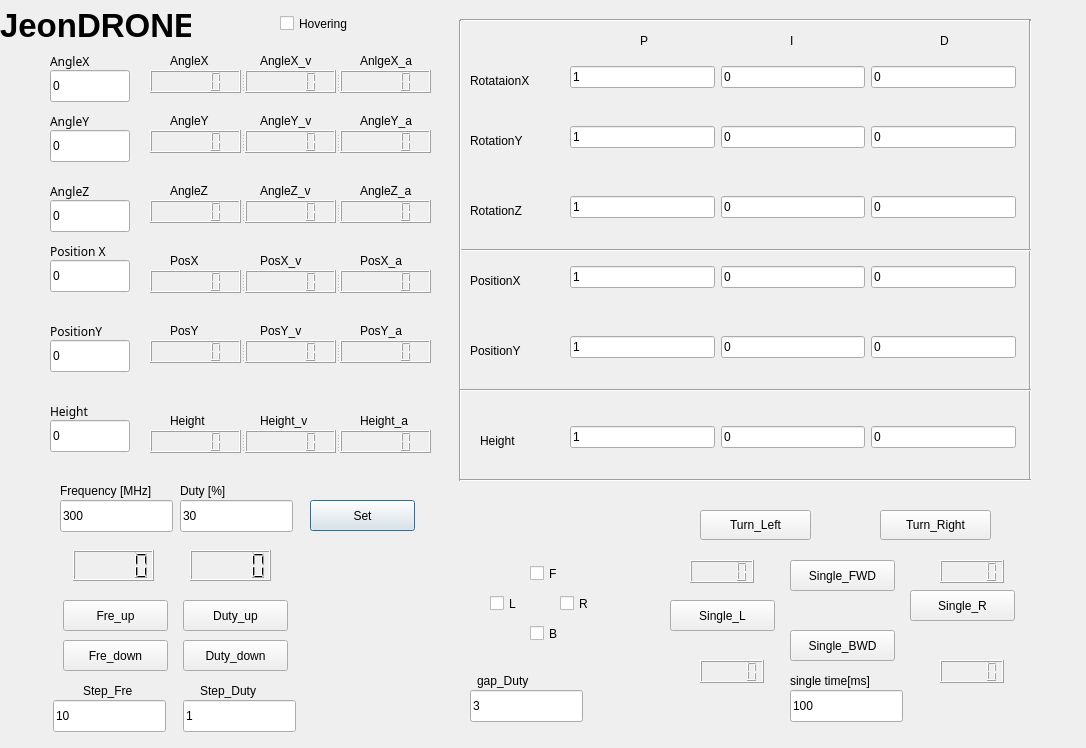
<?xml version="1.0" encoding="UTF-8"?>
<ui version="4.0">
 <class>Dialog</class>
 <widget class="QDialog" name="Dialog">
  <property name="geometry">
   <rect>
    <x>0</x>
    <y>0</y>
    <width>1086</width>
    <height>748</height>
   </rect>
  </property>
  <property name="font">
   <font>
    <weight>50</weight>
    <bold>false</bold>
   </font>
  </property>
  <property name="windowTitle">
   <string>Dialog</string>
  </property>
  <widget class="QPushButton" name="Set_button">
   <property name="geometry">
    <rect>
     <x>310</x>
     <y>500</y>
     <width>105</width>
     <height>31</height>
    </rect>
   </property>
   <property name="text">
    <string>Set</string>
   </property>
  </widget>
  <widget class="QPushButton" name="Duty_high">
   <property name="geometry">
    <rect>
     <x>183</x>
     <y>600</y>
     <width>105</width>
     <height>31</height>
    </rect>
   </property>
   <property name="text">
    <string>Duty_up</string>
   </property>
  </widget>
  <widget class="QPushButton" name="Fre_high">
   <property name="geometry">
    <rect>
     <x>63</x>
     <y>600</y>
     <width>105</width>
     <height>31</height>
    </rect>
   </property>
   <property name="text">
    <string>Fre_up</string>
   </property>
  </widget>
  <widget class="QPushButton" name="Fre_low">
   <property name="geometry">
    <rect>
     <x>63</x>
     <y>640</y>
     <width>105</width>
     <height>31</height>
    </rect>
   </property>
   <property name="text">
    <string>Fre_down</string>
   </property>
  </widget>
  <widget class="QPushButton" name="Duty_low">
   <property name="geometry">
    <rect>
     <x>183</x>
     <y>640</y>
     <width>105</width>
     <height>31</height>
    </rect>
   </property>
   <property name="text">
    <string>Duty_down</string>
   </property>
  </widget>
  <widget class="QLineEdit" name="Frequency_text">
   <property name="geometry">
    <rect>
     <x>60</x>
     <y>500</y>
     <width>113</width>
     <height>32</height>
    </rect>
   </property>
   <property name="text">
    <string>300</string>
   </property>
  </widget>
  <widget class="QLineEdit" name="Duty_text">
   <property name="geometry">
    <rect>
     <x>180</x>
     <y>500</y>
     <width>113</width>
     <height>32</height>
    </rect>
   </property>
   <property name="text">
    <string>30</string>
   </property>
  </widget>
  <widget class="QLabel" name="Fre_label">
   <property name="geometry">
    <rect>
     <x>60</x>
     <y>480</y>
     <width>131</width>
     <height>22</height>
    </rect>
   </property>
   <property name="text">
    <string>Frequency [MHz]</string>
   </property>
  </widget>
  <widget class="QLabel" name="Duty_label">
   <property name="geometry">
    <rect>
     <x>180</x>
     <y>480</y>
     <width>68</width>
     <height>22</height>
    </rect>
   </property>
   <property name="text">
    <string>Duty [%]</string>
   </property>
  </widget>
  <widget class="QSplitter" name="AngleY_split">
   <property name="geometry">
    <rect>
     <x>150</x>
     <y>130</y>
     <width>281</width>
     <height>23</height>
    </rect>
   </property>
   <property name="orientation">
    <enum>Qt::Horizontal</enum>
   </property>
   <widget class="QLCDNumber" name="AngleY_LCD"/>
   <widget class="QLCDNumber" name="AngleY_v_LCD"/>
   <widget class="QLCDNumber" name="AngleY_a_LCD"/>
  </widget>
  <widget class="QSplitter" name="AngleZ_split">
   <property name="geometry">
    <rect>
     <x>150</x>
     <y>200</y>
     <width>281</width>
     <height>23</height>
    </rect>
   </property>
   <property name="orientation">
    <enum>Qt::Horizontal</enum>
   </property>
   <widget class="QLCDNumber" name="AngleZ_LCD"/>
   <widget class="QLCDNumber" name="AngleZ_v_LCD"/>
   <widget class="QLCDNumber" name="AngleZ_a_LCD"/>
  </widget>
  <widget class="QPushButton" name="Single_R">
   <property name="geometry">
    <rect>
     <x>910</x>
     <y>590</y>
     <width>105</width>
     <height>31</height>
    </rect>
   </property>
   <property name="text">
    <string>Single_R</string>
   </property>
  </widget>
  <widget class="QPushButton" name="Single_L">
   <property name="geometry">
    <rect>
     <x>670</x>
     <y>600</y>
     <width>105</width>
     <height>31</height>
    </rect>
   </property>
   <property name="text">
    <string>Single_L</string>
   </property>
  </widget>
  <widget class="QPushButton" name="Single_BWD">
   <property name="geometry">
    <rect>
     <x>790</x>
     <y>630</y>
     <width>105</width>
     <height>31</height>
    </rect>
   </property>
   <property name="text">
    <string>Single_BWD</string>
   </property>
  </widget>
  <widget class="QPushButton" name="Single_FWD">
   <property name="geometry">
    <rect>
     <x>790</x>
     <y>560</y>
     <width>105</width>
     <height>31</height>
    </rect>
   </property>
   <property name="text">
    <string>Single_FWD</string>
   </property>
  </widget>
  <widget class="QWidget" name="layoutWidget">
   <property name="geometry">
    <rect>
     <x>570</x>
     <y>60</y>
     <width>446</width>
     <height>34</height>
    </rect>
   </property>
   <layout class="QHBoxLayout" name="RotationX_layout">
    <item>
     <widget class="QLineEdit" name="GLXP">
      <property name="text">
       <string>1</string>
      </property>
     </widget>
    </item>
    <item>
     <widget class="QLineEdit" name="GLXI">
      <property name="text">
       <string>0</string>
      </property>
     </widget>
    </item>
    <item>
     <widget class="QLineEdit" name="GLXD">
      <property name="text">
       <string>0</string>
      </property>
     </widget>
    </item>
   </layout>
  </widget>
  <widget class="QWidget" name="layoutWidget_2">
   <property name="geometry">
    <rect>
     <x>570</x>
     <y>120</y>
     <width>446</width>
     <height>34</height>
    </rect>
   </property>
   <layout class="QHBoxLayout" name="RotationY_layout">
    <item>
     <widget class="QLineEdit" name="GLYP">
      <property name="text">
       <string>1</string>
      </property>
     </widget>
    </item>
    <item>
     <widget class="QLineEdit" name="GLYI">
      <property name="text">
       <string>0</string>
      </property>
     </widget>
    </item>
    <item>
     <widget class="QLineEdit" name="GLYD">
      <property name="text">
       <string>0</string>
      </property>
     </widget>
    </item>
   </layout>
  </widget>
  <widget class="QLabel" name="P_label">
   <property name="geometry">
    <rect>
     <x>640</x>
     <y>30</y>
     <width>31</width>
     <height>22</height>
    </rect>
   </property>
   <property name="text">
    <string>P</string>
   </property>
  </widget>
  <widget class="QLabel" name="I_label">
   <property name="geometry">
    <rect>
     <x>790</x>
     <y>30</y>
     <width>31</width>
     <height>22</height>
    </rect>
   </property>
   <property name="text">
    <string>I</string>
   </property>
  </widget>
  <widget class="QLabel" name="D_label">
   <property name="geometry">
    <rect>
     <x>940</x>
     <y>30</y>
     <width>31</width>
     <height>22</height>
    </rect>
   </property>
   <property name="text">
    <string>D</string>
   </property>
  </widget>
  <widget class="Line" name="line">
   <property name="geometry">
    <rect>
     <x>460</x>
     <y>10</y>
     <width>571</width>
     <height>20</height>
    </rect>
   </property>
   <property name="orientation">
    <enum>Qt::Horizontal</enum>
   </property>
  </widget>
  <widget class="Line" name="line_2">
   <property name="geometry">
    <rect>
     <x>1020</x>
     <y>20</y>
     <width>20</width>
     <height>461</height>
    </rect>
   </property>
   <property name="orientation">
    <enum>Qt::Vertical</enum>
   </property>
  </widget>
  <widget class="QLabel" name="Gain_RotationX_label">
   <property name="geometry">
    <rect>
     <x>470</x>
     <y>70</y>
     <width>80</width>
     <height>22</height>
    </rect>
   </property>
   <property name="text">
    <string>RotataionX</string>
   </property>
  </widget>
  <widget class="QLabel" name="Gain_RotationY_label">
   <property name="geometry">
    <rect>
     <x>470</x>
     <y>130</y>
     <width>80</width>
     <height>22</height>
    </rect>
   </property>
   <property name="text">
    <string>RotationY</string>
   </property>
  </widget>
  <widget class="QLabel" name="Gain_RotationZ_label">
   <property name="geometry">
    <rect>
     <x>470</x>
     <y>200</y>
     <width>80</width>
     <height>22</height>
    </rect>
   </property>
   <property name="text">
    <string>RotationZ</string>
   </property>
  </widget>
  <widget class="Line" name="line_3">
   <property name="geometry">
    <rect>
     <x>460</x>
     <y>240</y>
     <width>571</width>
     <height>20</height>
    </rect>
   </property>
   <property name="orientation">
    <enum>Qt::Horizontal</enum>
   </property>
  </widget>
  <widget class="Line" name="line_4">
   <property name="geometry">
    <rect>
     <x>450</x>
     <y>20</y>
     <width>20</width>
     <height>461</height>
    </rect>
   </property>
   <property name="orientation">
    <enum>Qt::Vertical</enum>
   </property>
  </widget>
  <widget class="QLCDNumber" name="Duty_FL_LCD">
   <property name="geometry">
    <rect>
     <x>690</x>
     <y>560</y>
     <width>64</width>
     <height>23</height>
    </rect>
   </property>
  </widget>
  <widget class="QLCDNumber" name="Duty_FR_LCD">
   <property name="geometry">
    <rect>
     <x>940</x>
     <y>560</y>
     <width>64</width>
     <height>23</height>
    </rect>
   </property>
  </widget>
  <widget class="QLCDNumber" name="Duty_BL_LCD">
   <property name="geometry">
    <rect>
     <x>700</x>
     <y>660</y>
     <width>64</width>
     <height>23</height>
    </rect>
   </property>
  </widget>
  <widget class="QLCDNumber" name="Duty_BR_LCD">
   <property name="geometry">
    <rect>
     <x>940</x>
     <y>660</y>
     <width>64</width>
     <height>23</height>
    </rect>
   </property>
  </widget>
  <widget class="QLabel" name="Title">
   <property name="geometry">
    <rect>
     <x>0</x>
     <y>0</y>
     <width>191</width>
     <height>51</height>
    </rect>
   </property>
   <property name="font">
    <font>
     <pointsize>25</pointsize>
     <weight>75</weight>
     <bold>true</bold>
    </font>
   </property>
   <property name="text">
    <string>JeonDRONE</string>
   </property>
  </widget>
  <widget class="QLineEdit" name="Fre_Step_text">
   <property name="geometry">
    <rect>
     <x>53</x>
     <y>700</y>
     <width>113</width>
     <height>32</height>
    </rect>
   </property>
   <property name="text">
    <string>10</string>
   </property>
  </widget>
  <widget class="QLineEdit" name="Duty_Step_text">
   <property name="geometry">
    <rect>
     <x>183</x>
     <y>700</y>
     <width>113</width>
     <height>32</height>
    </rect>
   </property>
   <property name="text">
    <string>1</string>
   </property>
  </widget>
  <widget class="QLineEdit" name="Gap_Duty_text">
   <property name="geometry">
    <rect>
     <x>470</x>
     <y>690</y>
     <width>113</width>
     <height>32</height>
    </rect>
   </property>
   <property name="text">
    <string>3</string>
   </property>
  </widget>
  <widget class="QLabel" name="Step_Fre">
   <property name="geometry">
    <rect>
     <x>83</x>
     <y>680</y>
     <width>68</width>
     <height>22</height>
    </rect>
   </property>
   <property name="text">
    <string>Step_Fre</string>
   </property>
  </widget>
  <widget class="QLabel" name="Step_Duty">
   <property name="geometry">
    <rect>
     <x>200</x>
     <y>680</y>
     <width>81</width>
     <height>22</height>
    </rect>
   </property>
   <property name="text">
    <string>Step_Duty</string>
   </property>
  </widget>
  <widget class="QLabel" name="Gap_Duty">
   <property name="geometry">
    <rect>
     <x>477</x>
     <y>670</y>
     <width>91</width>
     <height>22</height>
    </rect>
   </property>
   <property name="text">
    <string>gap_Duty</string>
   </property>
  </widget>
  <widget class="QLabel" name="AngleY_label">
   <property name="geometry">
    <rect>
     <x>170</x>
     <y>110</y>
     <width>51</width>
     <height>22</height>
    </rect>
   </property>
   <property name="text">
    <string>AngleY</string>
   </property>
  </widget>
  <widget class="QLabel" name="AngleX_label">
   <property name="geometry">
    <rect>
     <x>170</x>
     <y>50</y>
     <width>81</width>
     <height>22</height>
    </rect>
   </property>
   <property name="text">
    <string>AngleX</string>
   </property>
  </widget>
  <widget class="QLabel" name="AngleZ_label">
   <property name="geometry">
    <rect>
     <x>170</x>
     <y>180</y>
     <width>61</width>
     <height>22</height>
    </rect>
   </property>
   <property name="text">
    <string>AngleZ</string>
   </property>
  </widget>
  <widget class="QLabel" name="AngleX_v_label">
   <property name="geometry">
    <rect>
     <x>260</x>
     <y>50</y>
     <width>81</width>
     <height>22</height>
    </rect>
   </property>
   <property name="text">
    <string>AngleX_v</string>
   </property>
  </widget>
  <widget class="QLabel" name="AngleX_a_label">
   <property name="geometry">
    <rect>
     <x>360</x>
     <y>50</y>
     <width>81</width>
     <height>22</height>
    </rect>
   </property>
   <property name="text">
    <string>AnlgeX_a</string>
   </property>
  </widget>
  <widget class="QLabel" name="AngleY_v_label">
   <property name="geometry">
    <rect>
     <x>260</x>
     <y>110</y>
     <width>71</width>
     <height>22</height>
    </rect>
   </property>
   <property name="text">
    <string>AngleY_v</string>
   </property>
  </widget>
  <widget class="QLabel" name="AngleY_a_label">
   <property name="geometry">
    <rect>
     <x>360</x>
     <y>110</y>
     <width>71</width>
     <height>22</height>
    </rect>
   </property>
   <property name="text">
    <string>AngleY_a</string>
   </property>
  </widget>
  <widget class="QLabel" name="AngleZ_v_label">
   <property name="geometry">
    <rect>
     <x>260</x>
     <y>180</y>
     <width>81</width>
     <height>22</height>
    </rect>
   </property>
   <property name="text">
    <string>AngleZ_v</string>
   </property>
  </widget>
  <widget class="QLabel" name="AngleZ_a_label">
   <property name="geometry">
    <rect>
     <x>360</x>
     <y>180</y>
     <width>71</width>
     <height>22</height>
    </rect>
   </property>
   <property name="text">
    <string>AngleZ_a</string>
   </property>
  </widget>
  <widget class="QSplitter" name="AngleX_split">
   <property name="geometry">
    <rect>
     <x>150</x>
     <y>70</y>
     <width>281</width>
     <height>23</height>
    </rect>
   </property>
   <property name="orientation">
    <enum>Qt::Horizontal</enum>
   </property>
   <widget class="QLCDNumber" name="AngleX_LCD"/>
   <widget class="QLCDNumber" name="AngleX_v_LCD"/>
   <widget class="QLCDNumber" name="AngleX_a_LCD"/>
  </widget>
  <widget class="QWidget" name="layoutWidget">
   <property name="geometry">
    <rect>
     <x>570</x>
     <y>190</y>
     <width>446</width>
     <height>34</height>
    </rect>
   </property>
   <layout class="QHBoxLayout" name="RatationZ_layout">
    <item>
     <widget class="QLineEdit" name="GLZP">
      <property name="text">
       <string>1</string>
      </property>
     </widget>
    </item>
    <item>
     <widget class="QLineEdit" name="GLZI">
      <property name="text">
       <string>0</string>
      </property>
     </widget>
    </item>
    <item>
     <widget class="QLineEdit" name="GLZD">
      <property name="text">
       <string>0</string>
      </property>
     </widget>
    </item>
   </layout>
  </widget>
  <widget class="QCheckBox" name="L_check">
   <property name="geometry">
    <rect>
     <x>490</x>
     <y>590</y>
     <width>101</width>
     <height>27</height>
    </rect>
   </property>
   <property name="text">
    <string>L</string>
   </property>
  </widget>
  <widget class="QCheckBox" name="F_check">
   <property name="geometry">
    <rect>
     <x>530</x>
     <y>560</y>
     <width>101</width>
     <height>27</height>
    </rect>
   </property>
   <property name="text">
    <string>F</string>
   </property>
  </widget>
  <widget class="QLCDNumber" name="Freuqency_LCD">
   <property name="geometry">
    <rect>
     <x>73</x>
     <y>550</y>
     <width>81</width>
     <height>31</height>
    </rect>
   </property>
   <property name="font">
    <font>
     <pointsize>15</pointsize>
    </font>
   </property>
  </widget>
  <widget class="QLCDNumber" name="Duty_LCD">
   <property name="geometry">
    <rect>
     <x>190</x>
     <y>550</y>
     <width>81</width>
     <height>31</height>
    </rect>
   </property>
   <property name="font">
    <font>
     <pointsize>15</pointsize>
    </font>
   </property>
  </widget>
  <widget class="QCheckBox" name="R_check">
   <property name="geometry">
    <rect>
     <x>560</x>
     <y>590</y>
     <width>101</width>
     <height>27</height>
    </rect>
   </property>
   <property name="text">
    <string>R</string>
   </property>
  </widget>
  <widget class="QCheckBox" name="B_check">
   <property name="geometry">
    <rect>
     <x>530</x>
     <y>620</y>
     <width>101</width>
     <height>27</height>
    </rect>
   </property>
   <property name="text">
    <string>B</string>
   </property>
  </widget>
  <widget class="QLineEdit" name="AngleX_target">
   <property name="geometry">
    <rect>
     <x>50</x>
     <y>70</y>
     <width>80</width>
     <height>32</height>
    </rect>
   </property>
   <property name="text">
    <string>0</string>
   </property>
  </widget>
  <widget class="QLabel" name="AngleX_tar_label">
   <property name="geometry">
    <rect>
     <x>50</x>
     <y>50</y>
     <width>80</width>
     <height>22</height>
    </rect>
   </property>
   <property name="font">
    <font>
     <family>PibotoLt</family>
    </font>
   </property>
   <property name="text">
    <string>AngleX</string>
   </property>
  </widget>
  <widget class="QLabel" name="PosY_v_label">
   <property name="geometry">
    <rect>
     <x>260</x>
     <y>320</y>
     <width>81</width>
     <height>22</height>
    </rect>
   </property>
   <property name="text">
    <string>PosY_v</string>
   </property>
  </widget>
  <widget class="QLabel" name="Gain_PosX_label">
   <property name="geometry">
    <rect>
     <x>470</x>
     <y>270</y>
     <width>80</width>
     <height>22</height>
    </rect>
   </property>
   <property name="text">
    <string>PositionX</string>
   </property>
  </widget>
  <widget class="QLabel" name="PosY_a_label">
   <property name="geometry">
    <rect>
     <x>360</x>
     <y>320</y>
     <width>71</width>
     <height>22</height>
    </rect>
   </property>
   <property name="text">
    <string>PosY_a</string>
   </property>
  </widget>
  <widget class="QLabel" name="PosX_a_label">
   <property name="geometry">
    <rect>
     <x>360</x>
     <y>250</y>
     <width>71</width>
     <height>22</height>
    </rect>
   </property>
   <property name="text">
    <string>PosX_a</string>
   </property>
  </widget>
  <widget class="QSplitter" name="PosX_split">
   <property name="geometry">
    <rect>
     <x>150</x>
     <y>270</y>
     <width>281</width>
     <height>23</height>
    </rect>
   </property>
   <property name="orientation">
    <enum>Qt::Horizontal</enum>
   </property>
   <widget class="QLCDNumber" name="PosX_LCD"/>
   <widget class="QLCDNumber" name="PosX_v_LCD"/>
   <widget class="QLCDNumber" name="PosX_a_LCD"/>
  </widget>
  <widget class="QLabel" name="PosX_v_label">
   <property name="geometry">
    <rect>
     <x>260</x>
     <y>250</y>
     <width>71</width>
     <height>22</height>
    </rect>
   </property>
   <property name="text">
    <string>PosX_v</string>
   </property>
  </widget>
  <widget class="QLabel" name="PosY_label">
   <property name="geometry">
    <rect>
     <x>170</x>
     <y>320</y>
     <width>61</width>
     <height>22</height>
    </rect>
   </property>
   <property name="text">
    <string>PosY</string>
   </property>
  </widget>
  <widget class="Line" name="line_7">
   <property name="geometry">
    <rect>
     <x>460</x>
     <y>380</y>
     <width>571</width>
     <height>20</height>
    </rect>
   </property>
   <property name="orientation">
    <enum>Qt::Horizontal</enum>
   </property>
  </widget>
  <widget class="QLabel" name="PosX_label">
   <property name="geometry">
    <rect>
     <x>170</x>
     <y>250</y>
     <width>51</width>
     <height>22</height>
    </rect>
   </property>
   <property name="text">
    <string>PosX</string>
   </property>
  </widget>
  <widget class="QLabel" name="Gain_PosY_label">
   <property name="geometry">
    <rect>
     <x>470</x>
     <y>340</y>
     <width>80</width>
     <height>22</height>
    </rect>
   </property>
   <property name="text">
    <string>PositionY</string>
   </property>
  </widget>
  <widget class="QSplitter" name="PosY_split">
   <property name="geometry">
    <rect>
     <x>150</x>
     <y>340</y>
     <width>281</width>
     <height>23</height>
    </rect>
   </property>
   <property name="orientation">
    <enum>Qt::Horizontal</enum>
   </property>
   <widget class="QLCDNumber" name="PosY_LCD"/>
   <widget class="QLCDNumber" name="PosY_v_LCD"/>
   <widget class="QLCDNumber" name="PosY_a_LCD"/>
  </widget>
  <widget class="QWidget" name="layoutWidget_3">
   <property name="geometry">
    <rect>
     <x>570</x>
     <y>260</y>
     <width>446</width>
     <height>34</height>
    </rect>
   </property>
   <layout class="QHBoxLayout" name="PosX_layout">
    <item>
     <widget class="QLineEdit" name="GVXP">
      <property name="text">
       <string>1</string>
      </property>
     </widget>
    </item>
    <item>
     <widget class="QLineEdit" name="GVXI">
      <property name="text">
       <string>0</string>
      </property>
     </widget>
    </item>
    <item>
     <widget class="QLineEdit" name="GVXD">
      <property name="text">
       <string>0</string>
      </property>
     </widget>
    </item>
   </layout>
  </widget>
  <widget class="QWidget" name="layoutWidget_4">
   <property name="geometry">
    <rect>
     <x>570</x>
     <y>330</y>
     <width>446</width>
     <height>34</height>
    </rect>
   </property>
   <layout class="QHBoxLayout" name="PosY_layout">
    <item>
     <widget class="QLineEdit" name="GVYP">
      <property name="text">
       <string>1</string>
      </property>
     </widget>
    </item>
    <item>
     <widget class="QLineEdit" name="GVYI">
      <property name="text">
       <string>0</string>
      </property>
     </widget>
    </item>
    <item>
     <widget class="QLineEdit" name="GVYD">
      <property name="text">
       <string>0</string>
      </property>
     </widget>
    </item>
   </layout>
  </widget>
  <widget class="QLabel" name="Gain_Height_label">
   <property name="geometry">
    <rect>
     <x>480</x>
     <y>430</y>
     <width>51</width>
     <height>22</height>
    </rect>
   </property>
   <property name="text">
    <string>Height</string>
   </property>
  </widget>
  <widget class="QLabel" name="Height_a_label">
   <property name="geometry">
    <rect>
     <x>360</x>
     <y>410</y>
     <width>71</width>
     <height>22</height>
    </rect>
   </property>
   <property name="text">
    <string>Height_a</string>
   </property>
  </widget>
  <widget class="QSplitter" name="Height_split">
   <property name="geometry">
    <rect>
     <x>150</x>
     <y>430</y>
     <width>281</width>
     <height>23</height>
    </rect>
   </property>
   <property name="orientation">
    <enum>Qt::Horizontal</enum>
   </property>
   <widget class="QLCDNumber" name="Height_LCD"/>
   <widget class="QLCDNumber" name="Height_v_LCD"/>
   <widget class="QLCDNumber" name="Height_a_LCD"/>
  </widget>
  <widget class="QLabel" name="Height_label">
   <property name="geometry">
    <rect>
     <x>170</x>
     <y>410</y>
     <width>51</width>
     <height>22</height>
    </rect>
   </property>
   <property name="text">
    <string>Height</string>
   </property>
  </widget>
  <widget class="QWidget" name="layoutWidget_5">
   <property name="geometry">
    <rect>
     <x>570</x>
     <y>420</y>
     <width>446</width>
     <height>34</height>
    </rect>
   </property>
   <layout class="QHBoxLayout" name="Height_layout">
    <item>
     <widget class="QLineEdit" name="GHP">
      <property name="text">
       <string>1</string>
      </property>
     </widget>
    </item>
    <item>
     <widget class="QLineEdit" name="GHI">
      <property name="text">
       <string>0</string>
      </property>
     </widget>
    </item>
    <item>
     <widget class="QLineEdit" name="GHD">
      <property name="text">
       <string>0</string>
      </property>
     </widget>
    </item>
   </layout>
  </widget>
  <widget class="QLabel" name="Height_v_label">
   <property name="geometry">
    <rect>
     <x>260</x>
     <y>410</y>
     <width>71</width>
     <height>22</height>
    </rect>
   </property>
   <property name="text">
    <string>Height_v</string>
   </property>
  </widget>
  <widget class="Line" name="line_10">
   <property name="geometry">
    <rect>
     <x>460</x>
     <y>470</y>
     <width>571</width>
     <height>20</height>
    </rect>
   </property>
   <property name="orientation">
    <enum>Qt::Horizontal</enum>
   </property>
  </widget>
  <widget class="QLabel" name="AngleY_tar_label">
   <property name="geometry">
    <rect>
     <x>50</x>
     <y>110</y>
     <width>80</width>
     <height>22</height>
    </rect>
   </property>
   <property name="font">
    <font>
     <family>PibotoLt</family>
    </font>
   </property>
   <property name="text">
    <string>AngleY</string>
   </property>
  </widget>
  <widget class="QLineEdit" name="AngleY_target">
   <property name="geometry">
    <rect>
     <x>50</x>
     <y>130</y>
     <width>80</width>
     <height>32</height>
    </rect>
   </property>
   <property name="text">
    <string>0</string>
   </property>
  </widget>
  <widget class="QLineEdit" name="PosX_target">
   <property name="geometry">
    <rect>
     <x>50</x>
     <y>260</y>
     <width>80</width>
     <height>32</height>
    </rect>
   </property>
   <property name="text">
    <string>0</string>
   </property>
  </widget>
  <widget class="QLabel" name="AngleZ_tar_label">
   <property name="geometry">
    <rect>
     <x>50</x>
     <y>180</y>
     <width>80</width>
     <height>22</height>
    </rect>
   </property>
   <property name="font">
    <font>
     <family>PibotoLt</family>
    </font>
   </property>
   <property name="text">
    <string>AngleZ</string>
   </property>
  </widget>
  <widget class="QLineEdit" name="AngleZ_target">
   <property name="geometry">
    <rect>
     <x>50</x>
     <y>200</y>
     <width>80</width>
     <height>32</height>
    </rect>
   </property>
   <property name="text">
    <string>0</string>
   </property>
  </widget>
  <widget class="QLabel" name="PosX_tar_label">
   <property name="geometry">
    <rect>
     <x>50</x>
     <y>240</y>
     <width>80</width>
     <height>22</height>
    </rect>
   </property>
   <property name="font">
    <font>
     <family>PibotoLt</family>
    </font>
   </property>
   <property name="text">
    <string>Position X</string>
   </property>
  </widget>
  <widget class="QLabel" name="PosY_tar_label">
   <property name="geometry">
    <rect>
     <x>50</x>
     <y>320</y>
     <width>80</width>
     <height>22</height>
    </rect>
   </property>
   <property name="font">
    <font>
     <family>PibotoLt</family>
    </font>
   </property>
   <property name="text">
    <string>PositionY</string>
   </property>
  </widget>
  <widget class="QLineEdit" name="PosY_target">
   <property name="geometry">
    <rect>
     <x>50</x>
     <y>340</y>
     <width>80</width>
     <height>32</height>
    </rect>
   </property>
   <property name="text">
    <string>0</string>
   </property>
  </widget>
  <widget class="QLineEdit" name="Height_target">
   <property name="geometry">
    <rect>
     <x>50</x>
     <y>420</y>
     <width>80</width>
     <height>32</height>
    </rect>
   </property>
   <property name="text">
    <string>0</string>
   </property>
  </widget>
  <widget class="QLabel" name="Height_tar_label">
   <property name="geometry">
    <rect>
     <x>50</x>
     <y>400</y>
     <width>80</width>
     <height>22</height>
    </rect>
   </property>
   <property name="font">
    <font>
     <family>PibotoLt</family>
    </font>
   </property>
   <property name="text">
    <string>Height</string>
   </property>
  </widget>
  <widget class="QCheckBox" name="Hovering_check">
   <property name="geometry">
    <rect>
     <x>280</x>
     <y>10</y>
     <width>101</width>
     <height>27</height>
    </rect>
   </property>
   <property name="text">
    <string>Hovering</string>
   </property>
  </widget>
  <widget class="QLineEdit" name="Single_Time_text">
   <property name="geometry">
    <rect>
     <x>790</x>
     <y>690</y>
     <width>113</width>
     <height>32</height>
    </rect>
   </property>
   <property name="text">
    <string>100</string>
   </property>
  </widget>
  <widget class="QLabel" name="Single_time">
   <property name="geometry">
    <rect>
     <x>790</x>
     <y>670</y>
     <width>121</width>
     <height>22</height>
    </rect>
   </property>
   <property name="text">
    <string>single time[ms]</string>
   </property>
  </widget>
  <widget class="QPushButton" name="Single_TR">
   <property name="geometry">
    <rect>
     <x>880</x>
     <y>510</y>
     <width>111</width>
     <height>30</height>
    </rect>
   </property>
   <property name="text">
    <string>Turn_Right</string>
   </property>
  </widget>
  <widget class="QPushButton" name="Single_TL">
   <property name="geometry">
    <rect>
     <x>700</x>
     <y>510</y>
     <width>111</width>
     <height>30</height>
    </rect>
   </property>
   <property name="text">
    <string>Turn_Left</string>
   </property>
  </widget>
 </widget>
 <resources/>
 <connections/>
</ui>
